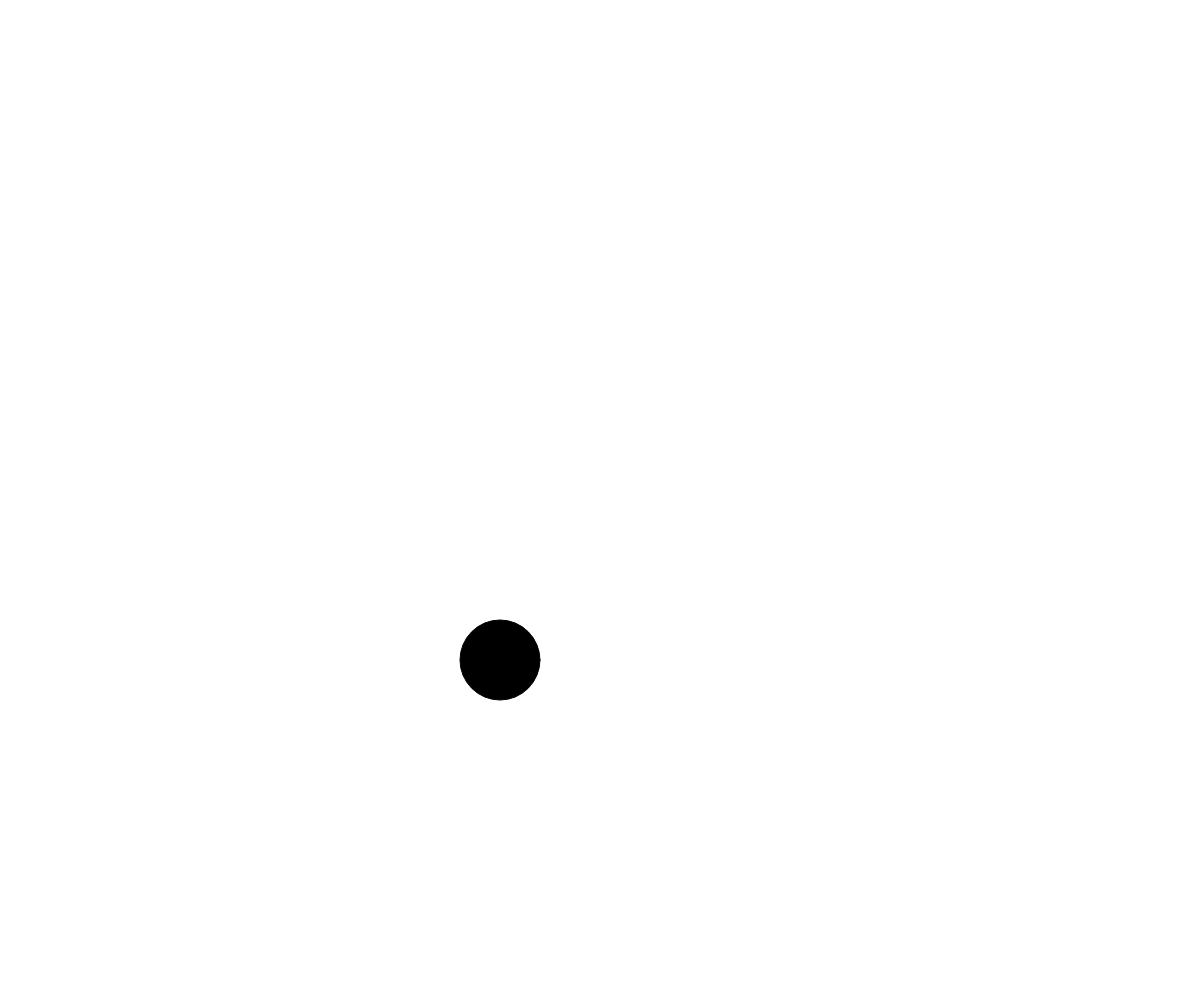
Frame 1 (no input)
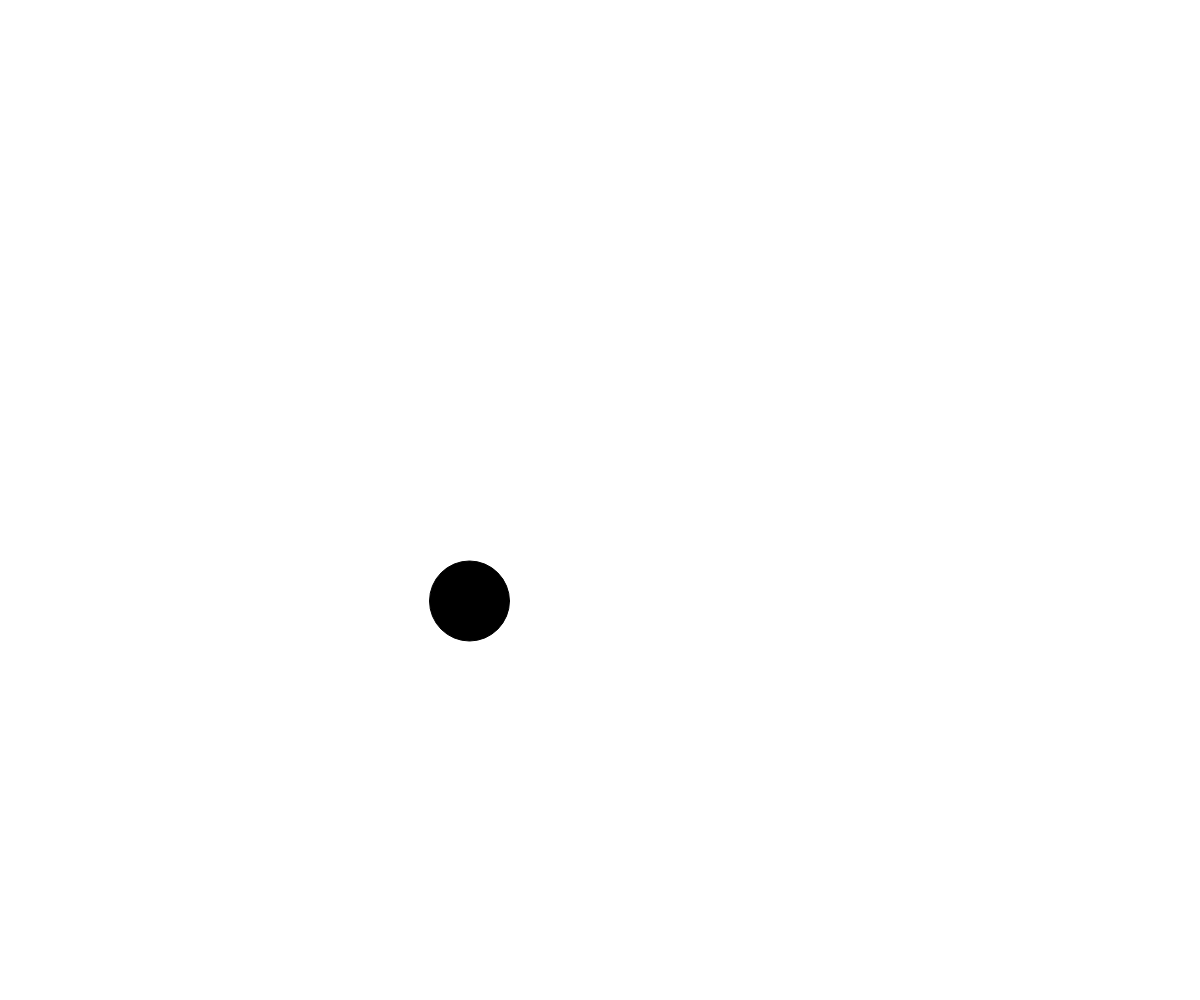
Frame 60 (no input)
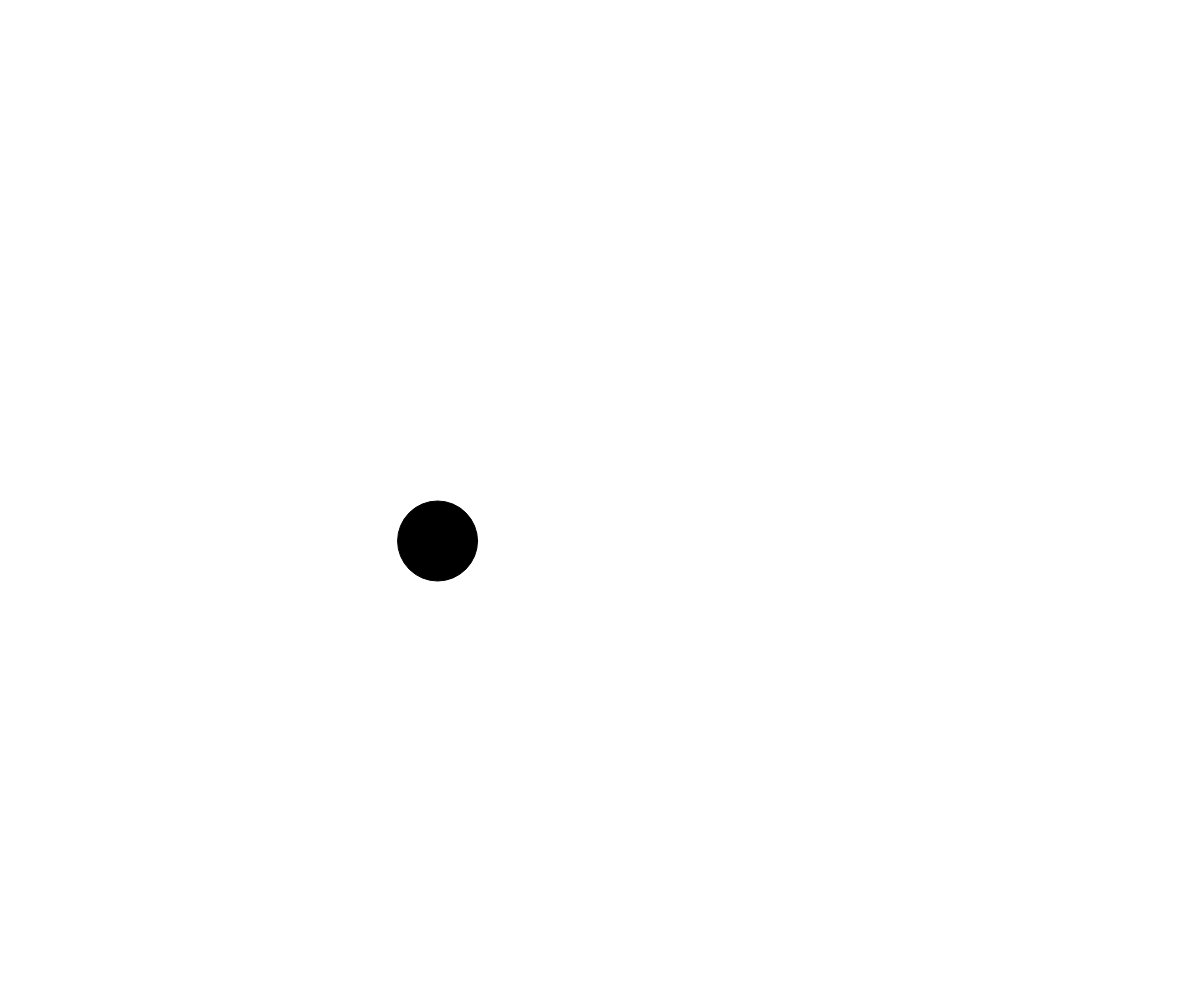
Frame 120 (the mouse pressed at the canvas centre since frame 60)

The p5.js sketch that drew these frames (run headless with seeded random() and noise() and a simulated clock; from frame 60 on, the mouse is pressed at the canvas centre):

// p5.js sketch
// ── sketch.js
// Bubble OOP Demo
// William Ahiahonu
// Apr 17, 2018

let myBubble;

function setup() {
  createCanvas(windowWidth, windowHeight);
  myBubble = new Bubble(500, 660, 80, 80);
}

function draw() {
  background(255);
  myBubble.display();
  myBubble.moveUp();
}

class Bubble {
  constructor(x, y, bubbleWidth, bubbleHeight) {
    this.bubbleX = x;
    this.bubbleY = y;
    this.bubbleWidth = bubbleWidth;
    this.bubbleHeight = bubbleHeight;
  }

  display() {
    fill(0);
    ellipse(this.bubbleX, this.bubbleY, this.bubbleWidth, this.bubbleHeight);
  }

  moveUp() {
    this.bubbleX += random(-2, 1);
    this.bubbleY -= 1;
  }
}
